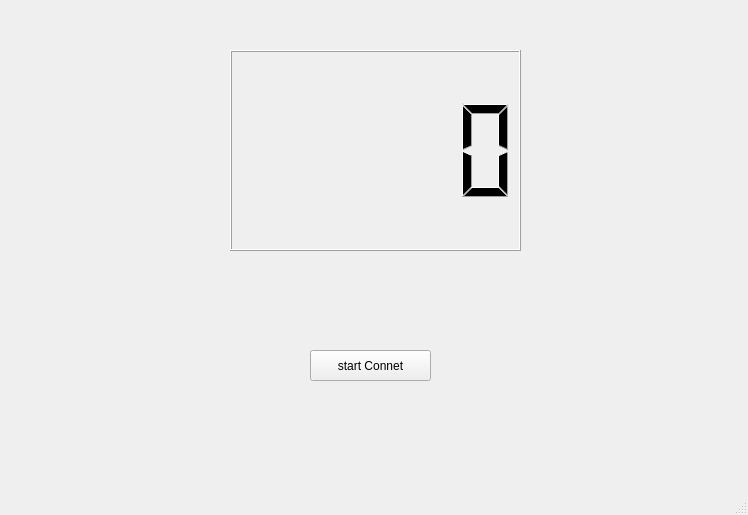
<?xml version="1.0" encoding="UTF-8"?>
<ui version="4.0">
 <class>MainWindow</class>
 <widget class="QMainWindow" name="MainWindow">
  <property name="geometry">
   <rect>
    <x>0</x>
    <y>0</y>
    <width>748</width>
    <height>515</height>
   </rect>
  </property>
  <property name="windowTitle">
   <string>MainWindow</string>
  </property>
  <widget class="QWidget" name="centralwidget">
   <widget class="QLCDNumber" name="lcdNumber">
    <property name="geometry">
     <rect>
      <x>230</x>
      <y>50</y>
      <width>291</width>
      <height>201</height>
     </rect>
    </property>
   </widget>
   <widget class="QPushButton" name="pushButton">
    <property name="geometry">
     <rect>
      <x>310</x>
      <y>350</y>
      <width>121</width>
      <height>31</height>
     </rect>
    </property>
    <property name="text">
     <string>start Connet</string>
    </property>
   </widget>
  </widget>
  <widget class="QMenuBar" name="menubar">
   <property name="geometry">
    <rect>
     <x>0</x>
     <y>0</y>
     <width>748</width>
     <height>26</height>
    </rect>
   </property>
  </widget>
  <widget class="QStatusBar" name="statusbar"/>
 </widget>
 <resources/>
 <connections/>
</ui>
